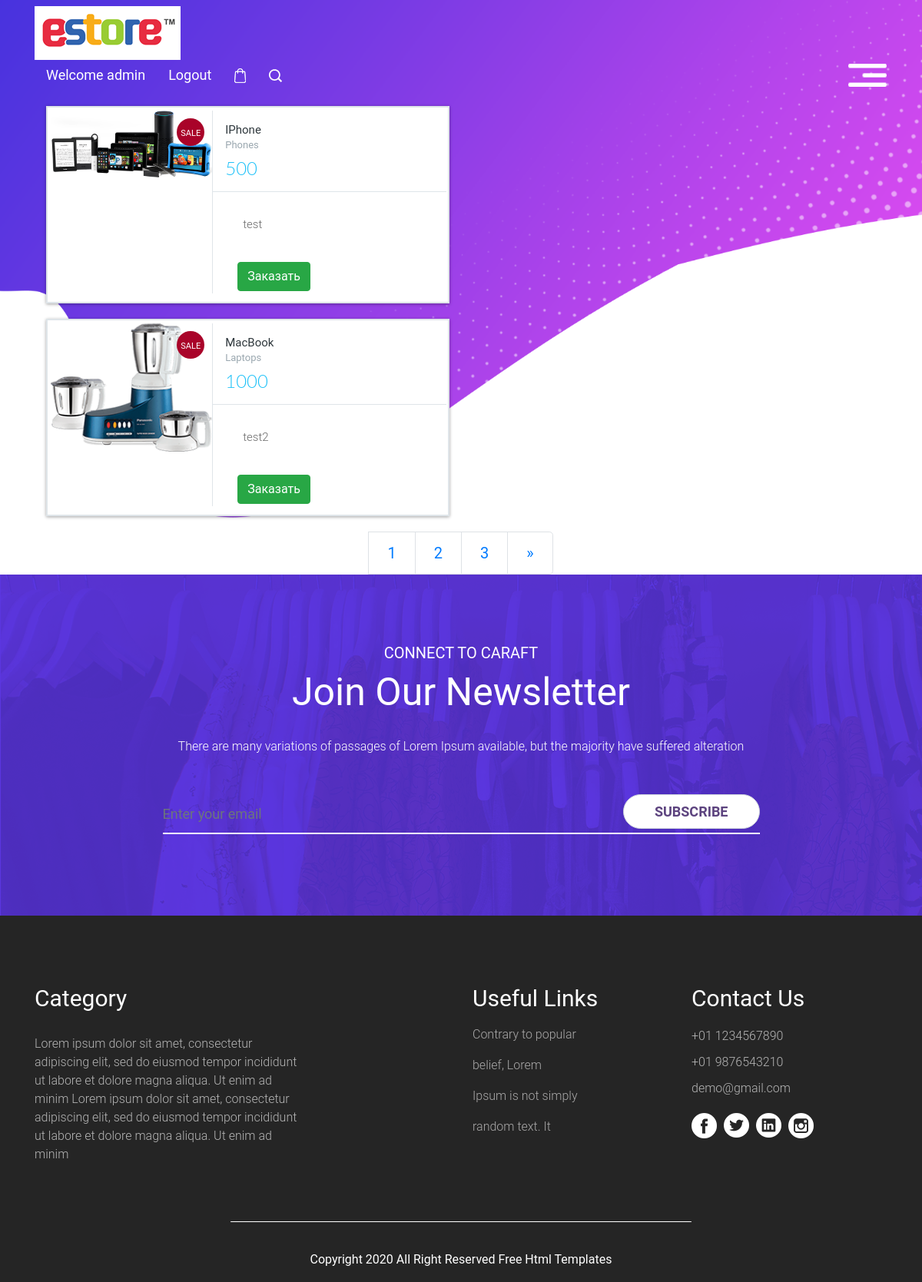
The page /product_list (signed in) on the database as committed earlier.
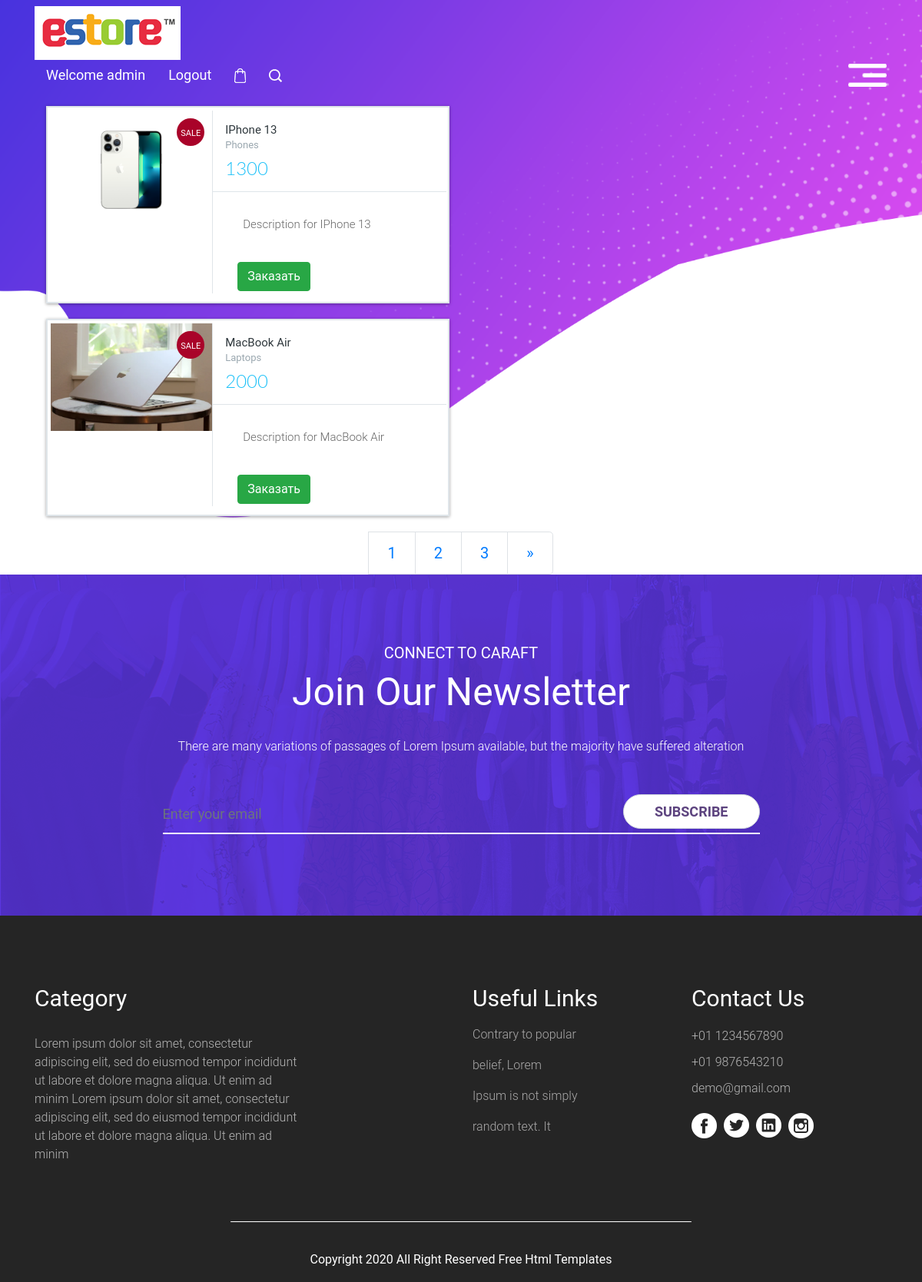
The same page on the database as committed later.
### main/models.py (models this page shows, shortened)
class Goods(models.Model):
    goods_choices = [
        ('Phones', 'Phones'),
        ('Laptops', 'Laptops'),
        ('PC', 'PC')
    ]
    name = models.CharField(max_length=50)
    description = models.TextField()
    price = models.PositiveIntegerField()
    category = models.CharField(max_length=30, choices=goods_choices)
    image = models.ImageField(default='no_image.jpg', blank=True, null=True)

### main/views.py (the view)
# urls.py: path('product_list', views.product_list, name='product_list'),
def product_list(request):
    good = Goods.objects.all()
    paginator = Paginator(good, 2)
    page_number = request.GET.get('page')
    page_obj = paginator.get_page(page_number)
    context = {'good': good, 'page_obj': page_obj}
    return render(request, 'main/product_list.html', context)

### main/templates/main/product_list.html (shortened to what this page needs)
{% extends 'main/base.html' %}
{% load static %}
{% block content %}
<div class="container">
<div class="col-xs-12 col-md-6 bootstrap snippets bootdeys">
	{% for good in page_obj %}
	<div class="product-content product-wrap clearfix">
		<div class="row">
				<div class="col-md-5 col-sm-12 col-xs-12">
					<div class="product-image">
						<img src="{{good.image.url}}" alt="194x228" class="img-responsive">
						<span class="tag2 hot">
							SALE
						</span>
					</div>
				</div>
				<div class="col-md-7 col-sm-12 col-xs-12">
				<div class="product-deatil">
						<h5 class="name">
							<a href="{%url 'product' good.id%}">
								{{ good.name }} <span>{{good.category}}</span>
							</a>
						</h5>
						<p class="price-container">
							<span>{{ good.price }}</span>
						</p>
				</div>
				<div class="description">
					<p> {{good.description}} </p>
				</div>
				<div class="product-info smart-form">
					<div class="row">
						<div class="col-md-6 col-sm-6 col-xs-6">
							<a href="{%url 'order' good.id%}" class="btn btn-success">Заказать</a>
						</div>
					</div>
				</div>
			</div>
		</div>
	</div>
	{% endfor %}
</div>
	<nav>
              <ul class="pagination pagination-lg justify-content-center">
                <li class="page-item"><a class="page-link" href="?page=1">1</a></li>
                <li class="page-item"><a class="page-link" href="?page=2">2</a></li>
                <li class="page-item"><a class="page-link" href="?page=3">3</a></li>
                <li class="page-item">
                    {% if page_obj.has_next %}
                  <a class="page-link" href="?page={{ page_obj.next_page_number }}" aria-label="Next">
                    <span aria-hidden="true">&raquo;</span>
                    {% endif %}
                  </a>
                </li>
              </ul>
            </nav>
</div>
{%endblock%}

### main/templates/main/base.html (shortened to what this page needs)
<!DOCTYPE html>
{% load static %}
<html lang="en">
   <head>
      <link rel="stylesheet" type="text/css" href="https://cdnjs.cloudflare.com/ajax/libs/OwlCarousel2/2.0.0-beta.2.4/assets/owl.carousel.min.css" />
      <link rel="stylesheet" type="text/css" href="{% static 'css/bootstrap.min.css' %}">
      <link rel="stylesheet" type="text/css" href="{% static 'css/style.css' %}">
      <link rel="stylesheet" href="{% static 'css/responsive.css' %}">
      <link rel="stylesheet" href="{% static 'css/jquery.mCustomScrollbar.min.css' %}">
      <link rel="stylesheet" href="https://netdna.bootstrapcdn.com/font-awesome/4.0.3/css/font-awesome.css">
      <link rel="stylesheet" href="{% static 'css/owl.carousel.min.css' %}">
      <link rel="stylesheet" href="{% static 'css/owl.theme.default.min.css' %}">
      <link rel="stylesheet" href="https://cdnjs.cloudflare.com/ajax/libs/fancybox/2.1.5/jquery.fancybox.min.css" media="screen">
   </head>
   <body>
      <div class="header_section">
         <div class="container">
            <nav class="navbar navbar-dark bg-dark">
               <a class="logo" href="{% url 'main' %}"><img src="{% static 'images/logo.jpg' %}"></a>
               <div class="search_section">
                  <ul>
                     {% if request.user.is_authenticated %}
                        {% if request.user.profile.id %}
                        <li><a href="{% url 'profile' user.id %}">Welcome {{ request.user }}</a></li>
                        <li><a href="{% url 'logout' %}">Logout</a></li>
                        {% else %}
                        <li><a href="{% url 'create_profile' %}">Welcome {{ request.user }}</a></li>
                        <li><a href="{% url 'logout' %}">Logout</a></li>
                        {% endif %}
                     {% else %}
                     <li><a href="{% url 'login' %}">Log In</a></li>
                     {% endif %}
                     <li><a href="#"><img src="{% static 'images/shopping-bag.png' %}"></a></li>
                     <li><a href="#"><img src="{% static 'images/search-icon.png' %}"></a></li>
                  </ul>
               </div>
               <button class="navbar-toggler" type="button" data-toggle="collapse" data-target="#navbarsExample01" aria-controls="navbarsExample01" aria-expanded="false" aria-label="Toggle navigation">
               <span class="navbar-toggler-icon"></span>
               </button>
            </nav>
         </div>
    {% block content %}
    {% endblock %}
      <div class="newsletter_section layout_padding">
         <div class="container">
            <h6 class="conect_text">Connect to caraft</h6>
            <h1 class="newsletter_taital">Join Our Newsletter</h1>
            <p class="newsletter_text">There are many variations of passages of Lorem Ipsum available, but the majority have suffered alteration </p>
            <div class="input-group mb-3">
               <input type="text" class="form-control" placeholder="Enter your email" aria-label="Enter your email" aria-describedby="basic-addon2">
               <div class="input-group-append">
                  <span class="input-group-text" id="basic-addon2">Subscribe</span>
               </div>
            </div>
         </div>
      </div>
      <div class="footer_section layout_padding">
         <div class="container">
            <div class="row">
               <div class="col-lg-6 col-sm-12">
                  <h4 class="information_text">Category</h4>
                  <p class="dummy_text">Lorem ipsum dolor sit amet, consectetur adipiscing elit, sed do eiusmod tempor incididunt ut labore et dolore magna aliqua. Ut enim ad minim Lorem ipsum dolor sit amet, consectetur adipiscing elit, sed do eiusmod tempor incididunt ut labore et dolore magna aliqua. Ut enim ad minim </p>
               </div>
               <div class="col-lg-3 col-sm-6">
                  <div class="information_main">
                     <h4 class="information_text">Useful Links</h4>
                     <p class="many_text">Contrary to popular belief, Lorem Ipsum is not simply random text. It </p>
                  </div>
               </div>
               <div class="col-lg-3 col-sm-6">
                  <div class="information_main">
                     <h4 class="information_text">Contact Us</h4>
                     <p class="call_text"><a href="#">+01 1234567890</a></p>
                     <p class="call_text"><a href="#">+01 9876543210</a></p>
                     <p class="call_text"><a href="#">demo@gmail.com</a></p>
                     <div class="social_icon">
                        <ul>
                           <li><a href="#"><img src="{% static 'images/fb-icon.png' %}"></a></li>
                           <li><a href="#"><img src="{% static 'images/twitter-icon.png' %}"></a></li>
                           <li><a href="#"><img src="{% static 'images/linkedin-icon.png' %}"></a></li>
                           <li><a href="#"><img src="{% static 'images/instagram-icon.png' %}"></a></li>
                        </ul>
                     </div>
                  </div>
               </div>
            </div>
            <div class="copyright_section">
               <h1 class="copyright_text">
               Copyright 2020 All Right Reserved <a href="https://html.design"> Free Html Templates</a>
            </div>
         </div>
      </div>
   </body>
</html>

### main/templates/main/product_list.html (style rules this page uses)
.product-content { border: 2px solid #dfe5e9; margin-bottom: 20px; margin-top: 12px; background: #fff; padding: 4px; -webkit-box-shadow: 0 1px 4px 0 rgba(0,0,0,0.37); box-shadow: 0 1px 4px 0 rgba(0,0,0,0.37); }
.product-content .product-image { background-color: #fff; display: block; min-height: 238px; overflow: hidden; position: relative }
.product-content .product-deatil { border-bottom: 1px solid #dfe5e9; padding-bottom: 17px; padding-left: 16px; padding-top: 16px; position: relative; background: #fff }
.product-content .product-deatil h5 a { color: #2f383d; font-size: 15px; line-height: 19px; text-decoration: none; padding-left: 0; margin-left: 0 }
.product-content .product-deatil h5 a span { color: #9aa7af; display: block; font-size: 13px }
.product-content .description { font-size: 12.5px; line-height: 20px; padding: 10px 14px 16px 19px; background: #fff }
.product-content .product-info { padding: 11px 19px 10px 20px }
.product-info.smart-form .btn { padding: 6px 12px; margin-left: 12px; margin-top: -10px }
.product-block .product-deatil p.price-container span, .product-content .product-deatil p.price-container span, .product-entry .product-deatil p.price-container span, .shipping table tbody tr td p.price-container span, .shopping-items table tbody tr td p.price-container span { color: #21c2f8; font-family: Lato, sans-serif; font-size: 24px; line-height: 20px }
.product-wrap .product-image span.tag2 { position: absolute; top: 10px; right: 10px; width: 36px; height: 36px; border-radius: 50%; padding: 10px 0; color: #fff; font-size: 11px; text-align: center }
.product-wrap .product-image span.hot { background-color: #a90329 }
.product-deatil { padding: 30px 30px 50px }
.product-deatil .name { margin-top: 0; margin-bottom: 0 }
.product-deatil .name a { margin-left: 0 }
.product-deatil .price-container { font-size: 24px; margin: 0; font-weight: 300 }
@media only screen and (min-width:1024px) { .product-wrap div[class*=col-md-5] { padding-right: 0 } }
@media only screen and (min-width:1024px) { .product-wrap div[class*=col-md-7] { padding: 0 13px 0 0 } }
@media only screen and (min-width:1024px) { .product-content .product-image { border-right: 1px solid #dfe5e9 } }
@media only screen and (min-width:1024px) { .product-content .product-info { position: relative } }

Rows that differ between the two databases and show on the page:
changed Goods "Phones": image: a different picture; name "IPhone" → "IPhone 13"; price "500" → "1300"; description "test" → "Description for IPhone 13"
changed Goods "Laptops": image: a different picture; name "MacBook" → "MacBook Air"; price "1000" → "2000"; description "test2" → "Description for MacBook Air"
